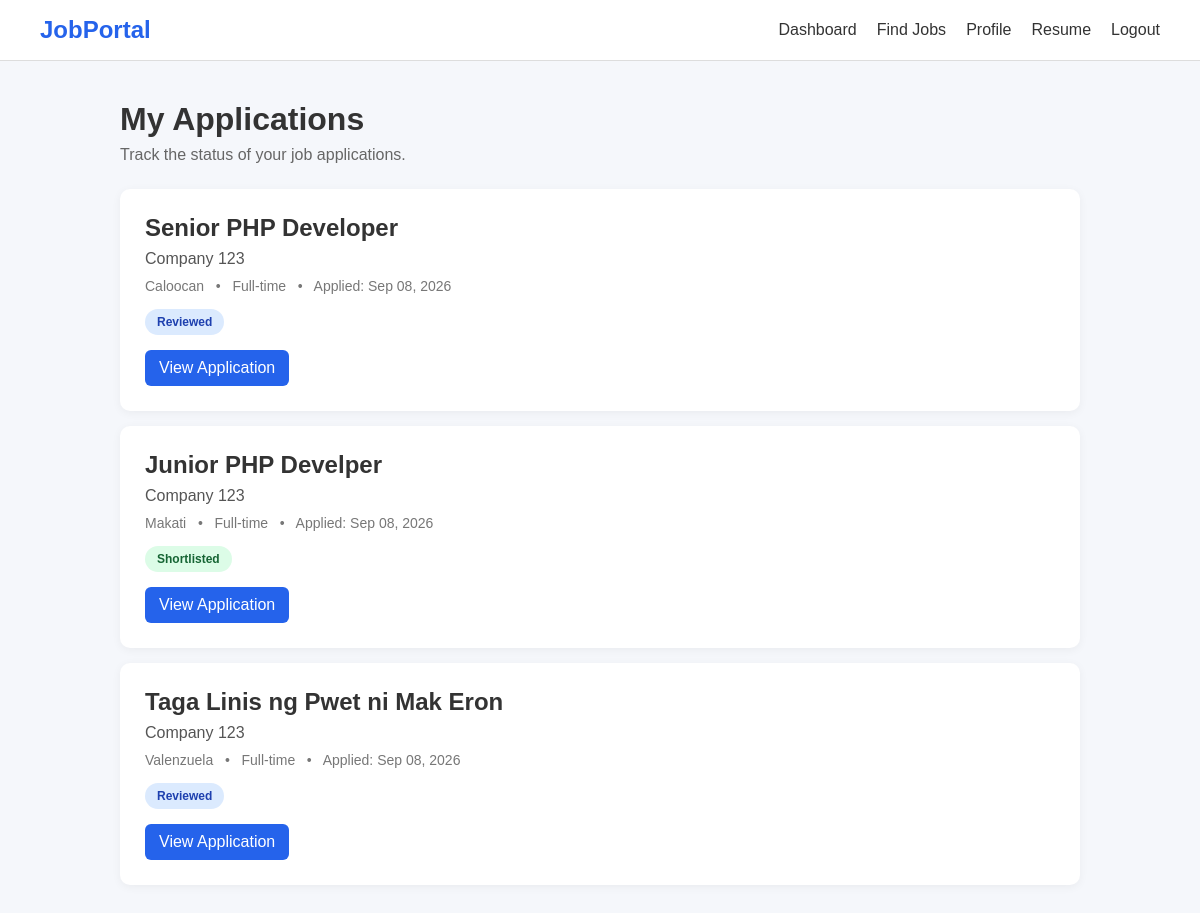
Screenshot of /applicant/applications.php (signed in) with the database file from the repository.
### tables this page shows
CREATE TABLE `applications` (
  `id` int(10) UNSIGNED NOT NULL,
  `job_id` int(10) UNSIGNED NOT NULL,
  `applicant_id` int(10) UNSIGNED NOT NULL,
  `resume_id` int(10) UNSIGNED DEFAULT NULL,
  `cover_letter` text DEFAULT NULL,
  `status` enum('pending','reviewed','shortlisted','rejected','hired') NOT NULL DEFAULT 'pending',
  `applied_at` timestamp NOT NULL DEFAULT current_timestamp(),
  `updated_at` timestamp NOT NULL DEFAULT current_timestamp() ON UPDATE current_timestamp()
);

CREATE TABLE `jobs` (
  `id` int(10) UNSIGNED NOT NULL,
  `employer_id` int(10) UNSIGNED NOT NULL,
  `job_title` varchar(255) NOT NULL,
  `description` text NOT NULL,
  `requirements` text DEFAULT NULL,
  `location` varchar(255) DEFAULT NULL,
  `employment_type` enum('Full-time','Part-time','Contract','Internship','Freelance') NOT NULL DEFAULT 'Full-time',
  `salary_min` decimal(12,2) DEFAULT NULL,
  `salary_max` decimal(12,2) DEFAULT NULL,
  `is_remote` tinyint(1) NOT NULL DEFAULT 0,
  `status` enum('pending','approved','rejected','closed') NOT NULL DEFAULT 'pending',
  `application_deadline` date DEFAULT NULL,
  `created_at` timestamp NOT NULL DEFAULT current_timestamp(),
  `updated_at` timestamp NOT NULL DEFAULT current_timestamp() ON UPDATE current_timestamp()
);

CREATE TABLE `employers` (
  `id` int(10) UNSIGNED NOT NULL,
  `user_id` int(10) UNSIGNED NOT NULL,
  `company_name` varchar(255) NOT NULL,
  `company_description` text DEFAULT NULL,
  `company_logo` varchar(255) DEFAULT NULL,
  `contact_person` varchar(150) DEFAULT NULL,
  `contact_number` varchar(50) DEFAULT NULL,
  `address` varchar(255) DEFAULT NULL,
  `created_at` timestamp NOT NULL DEFAULT current_timestamp(),
  `updated_at` timestamp NOT NULL DEFAULT current_timestamp() ON UPDATE current_timestamp()
);

### applicant/applications.php (the view, shortened to what this page needs)
<?php
require_once "../config/database.php";
$userId = $_SESSION["user_id"];
$stmt = $pdo->prepare("
    SELECT id, first_name, last_name
    FROM applicants
    WHERE user_id = ?
    LIMIT 1
");
$stmt->execute([$userId]);
$applicant = $stmt->fetch();
$applicantId = $applicant["id"];
$stmt = $pdo->prepare("
    SELECT
        ap.id,
        ap.status,
        ap.applied_at,
        j.job_title,
        j.location,
        j.employment_type,
        e.company_name
    FROM applications ap
    INNER JOIN jobs j
        ON ap.job_id = j.id
    INNER JOIN employers e
        ON j.employer_id = e.id
    WHERE ap.applicant_id = ?
    ORDER BY ap.applied_at DESC
");
$stmt->execute([$applicantId]);
$applications = $stmt->fetchAll();
?>
<!DOCTYPE html>
<html lang="en">
<head>
</head>
<body>
<nav class="navbar">
    <div class="logo">
        JobPortal
    </div>
    <div class="nav-links">
        <a href="dashboard.php">
            Dashboard
        </a>
        <a href="../jobs/index.php">
            Find Jobs
        </a>
        <a href="profile.php">
            Profile
        </a>
        <a href="resume.php">
            Resume
        </a>
        <a href="../logout.php">
            Logout
        </a>
    </div>
</nav>
<div class="container">
    <div class="header">
        <h1>
            My Applications
        </h1>
        <p>
            Track the status of your job applications.
        </p>
    </div>
    <?php if (count($applications) > 0): ?>
        <?php foreach ($applications as $application): ?>
            <div class="application">
                <h2>
                    <?= htmlspecialchars(
                        $application["job_title"]
                    ) ?>
                </h2>
                <div class="company">
                    <?= htmlspecialchars(
                        $application["company_name"]
                    ) ?>
                </div>
                <div class="details">
                    <?= htmlspecialchars(
                        $application["location"] ?? "Not specified"
                    ) ?>
                    &nbsp; • &nbsp;
                    <?= htmlspecialchars(
                        $application["employment_type"]
                    ) ?>
                    &nbsp; • &nbsp;
                    Applied:
                    <?= date(
                        "M d, Y",
                        strtotime($application["applied_at"])
                    ) ?>
                </div>
                <span class="status <?= htmlspecialchars(
                    $application["status"]
                ) ?>">
                    <?= ucfirst(
                        htmlspecialchars(
                            $application["status"]
                        )
                    ) ?>
                </span>
                <br>
                <a
                    href="application.php?id=<?= $application["id"] ?>"
                    class="view"
                >
                    View Application
                </a>
            </div>
        <?php endforeach; ?>
    <?php endif; ?>
</div>
</body>
</html>

### applicant/applications.php (style rules this page uses)
* { box-sizing: border-box; margin: 0; padding: 0; }
body { font-family: Arial, sans-serif; background: #f5f7fb; color: #333; }
.navbar { background: white; border-bottom: 1px solid #ddd; padding: 16px 40px; display: flex; justify-content: space-between; align-items: center; }
.logo { font-size: 24px; font-weight: bold; color: #2563eb; }
.nav-links { display: flex; gap: 20px; }
.nav-links a { text-decoration: none; color: #333; }
.container { max-width: 1000px; margin: 40px auto; padding: 0 20px; }
.header { margin-bottom: 25px; }
.header h1 { margin-bottom: 8px; }
.header p { color: #666; }
.application { background: white; padding: 25px; border-radius: 10px; margin-bottom: 15px; box-shadow: 0 2px 10px rgba(0,0,0,0.05); }
.application h2 { margin-bottom: 8px; }
.company { color: #555; margin-bottom: 10px; }
.details { color: #777; font-size: 14px; margin-bottom: 15px; }
.status { display: inline-block; padding: 6px 12px; border-radius: 20px; font-size: 12px; font-weight: bold; }
.reviewed { background: #dbeafe; color: #1e40af; }
.shortlisted { background: #dcfce7; color: #166534; }
.view { display: inline-block; margin-top: 15px; padding: 9px 14px; background: #2563eb; color: white; text-decoration: none; border-radius: 6px; }

### rows the page displays
applications: job.job_title "Senior PHP Developer", employers.company_name "Company 123", job.location "Caloocan", job.employment_type "Full-time", applied_at "Sep 08, 2026", status "Reviewed"
applications: job.job_title "Junior PHP Develper", employers.company_name "Company 123", job.location "Makati", job.employment_type "Full-time", applied_at "Sep 08, 2026", status "Shortlisted"
applications: job.job_title "Taga Linis ng Pwet ni Mak Eron", employers.company_name "Company 123", job.location "Valenzuela", job.employment_type "Full-time", applied_at "Sep 08, 2026", status "Reviewed"
